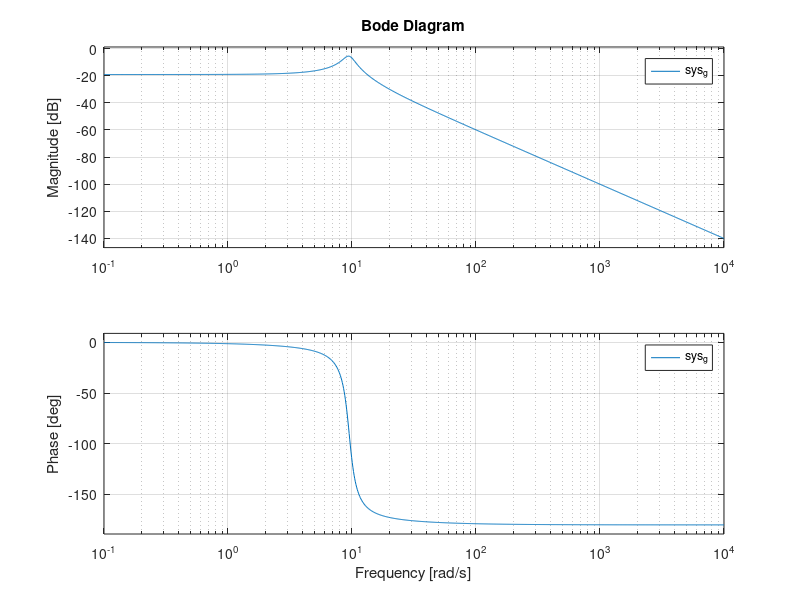
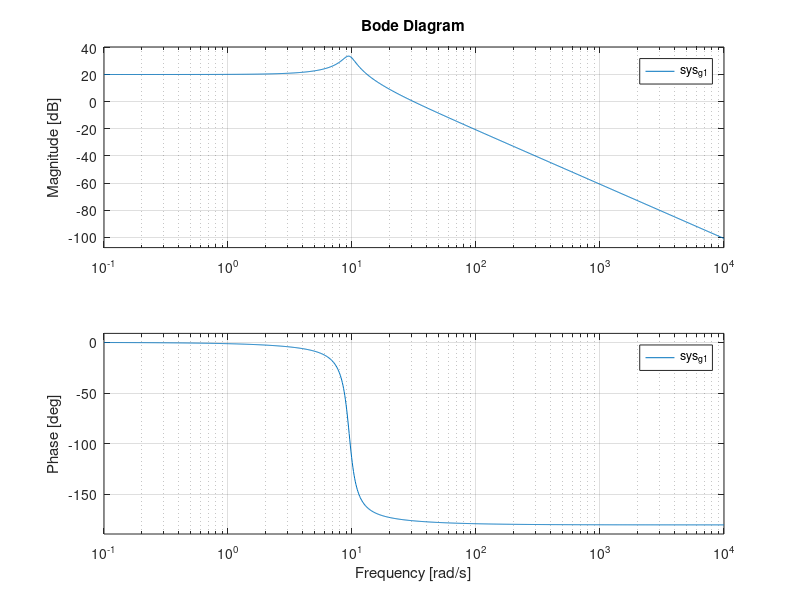
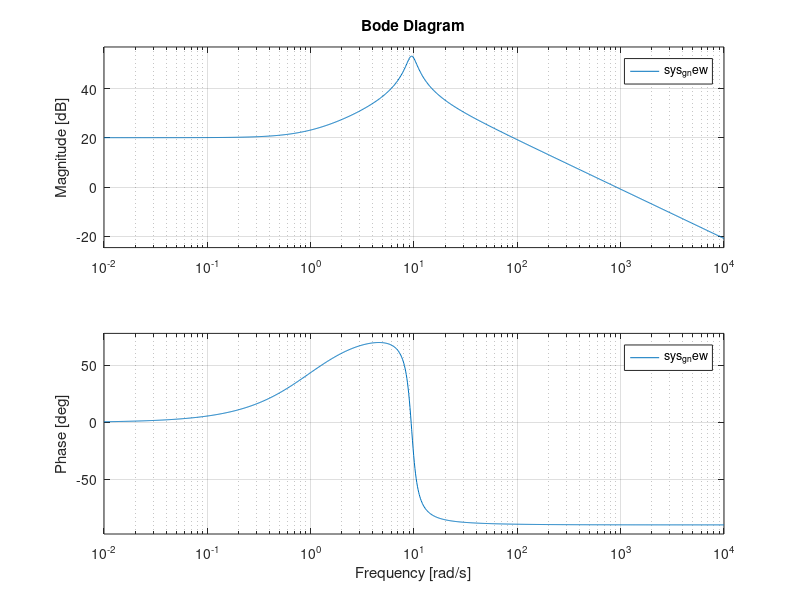

Write the MATLAB code that produced these figures, in order.
%------------------------------------------------------------------%
%----------------------Part a-----------------------------------%
sys_g = tf([10, 2000], [1, 202, 490, 18001]);
figure
bode(sys_g);
%------------------------------------------------------------------%
%----------------------Part b-----------------------------------%
k_v_g = dcgain(sys_g);
sse_g = 1/(1+k_v_g);
sse_new = sse_g/10;
k_v_new = 1/sse_new - 1;
gain_series = k_v_new/k_v_g;
sys_g_1 = series(gain_series, sys_g);
%------------------------------------------------------------------%
%----------------------Part c-----------------------------------%
figure
bode(sys_g_1)
%------------------------------------------------------------------%
%----------------------Part d-----------------------------------%
sys_g_new = series(sys_g_1, tf([1, 1], 1));
figure 
bode(sys_g_new)
